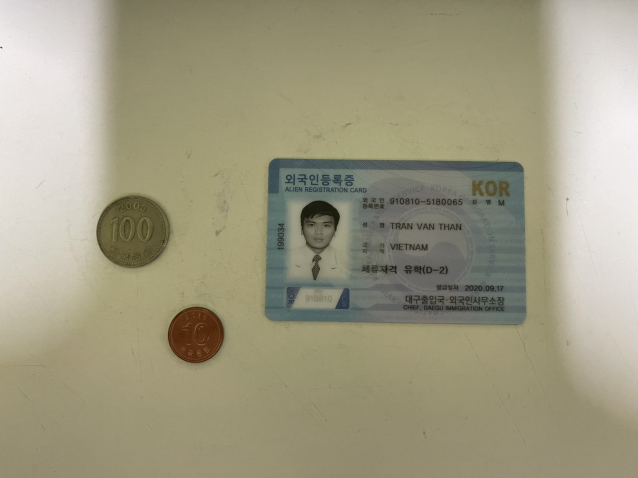
#> input picture input.jpg, 1276 x 956 px (shown at 1/2 size)
$ jupyter execute measure_size.ipynb
#> lines starting #> are read from the running program, lines starting #| are printed output that depends on the picture; after the words box and inside, x2 and y2 are one past the last pixel; in counts of white or black regions, pixels touching at a corner belong together
[cell 1]
from scipy.spatial import distance as dist
from imutils import perspective
from imutils import contours
import numpy as np
import argparse
import imutils
import cv2

ref_width = 23.5  # mm

def read_and_preproces(filename, canny_low= 50, canny_high = 100, blur_kernel=3, d_e_kernel=3):
    # Đọc file ảnh
#> called with filename = 'input.jpg', canny_low = 50, canny_high = 100, blur_kernel = 3, d_e_kernel = 3
    image = cv2.imread(filename)
#> image is the input picture: shape (956, 1276, 3); mean B, G, R 130, 154.3, 158.8
    # Chuyển thành ảnh xám
    gray = cv2.cvtColor(image, cv2.COLOR_BGR2GRAY)
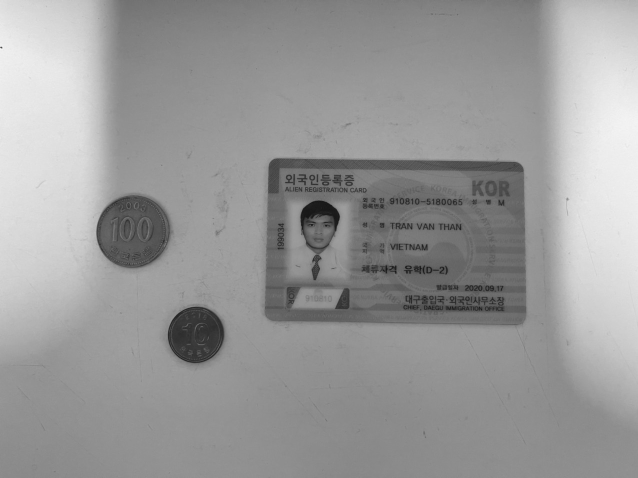
#> gray: shape (956, 1276) (shown at 1/2 size); min 15, max 249, mean 152.9
    # Làm mờ ảnh
    gray = cv2.GaussianBlur(gray, (blur_kernel, blur_kernel), 0)

    # Áp dụng Canny tìm cạnh
    edged = cv2.Canny(gray, canny_low, canny_high)
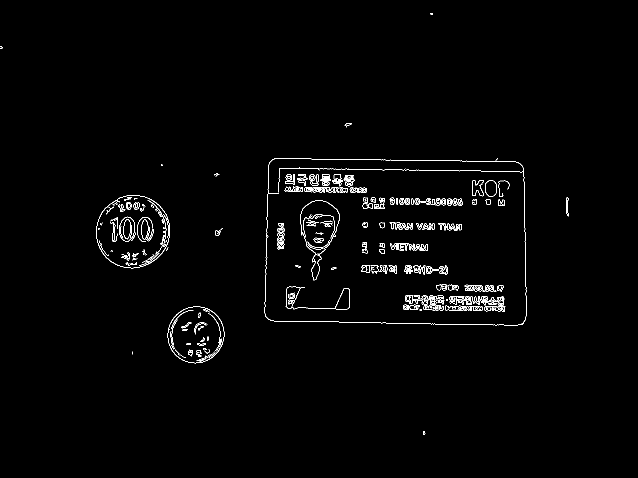
#> edged: shape (956, 1276) (shown at 1/2 size); 1.3% white in thin lines or dots, all inside (x1, y1, x2, y2) = (0, 26, 1138, 870)
    edged = cv2.dilate(edged, (d_e_kernel, d_e_kernel), iterations=1)
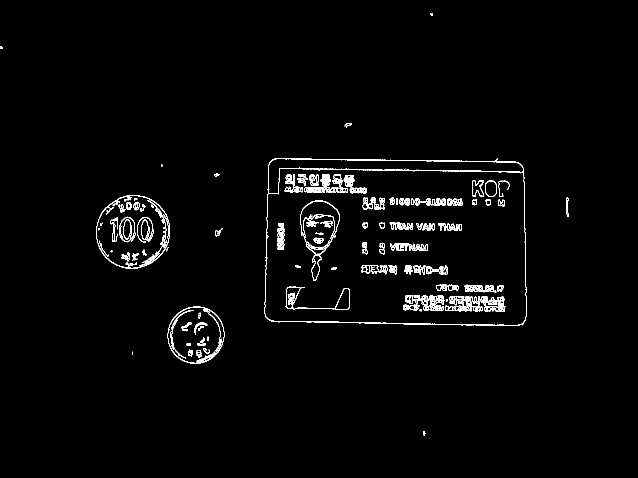
#> edged: shape (956, 1276) (shown at 1/2 size); 2% white in thin lines or dots, all inside (x1, y1, x2, y2) = (0, 26, 1138, 871)
    edged = cv2.erode(edged, (d_e_kernel, d_e_kernel), iterations=1)
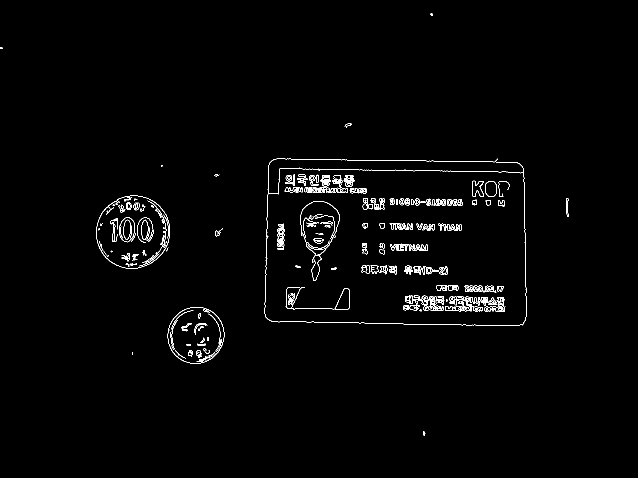
#> edged: shape (956, 1276) (shown at 1/2 size); 1.4% white in thin lines or dots, all inside (x1, y1, x2, y2) = (0, 27, 1138, 871)
    return image, edged


image, edged = read_and_preproces('input.jpg')
cv2.imshow("A", edged)
cv2.waitKey()


def midpoint(ptA, ptB):
    return ((ptA[0] + ptB[0]) / 2, (ptA[1] + ptB[1]) / 2)


def get_distance_in_pixels(orig, c):
    # Lấy minRect
    rect = cv2.minAreaRect(c)
    # Lấy tọa độ các đỉnh của MinRect
    box = cv2.boxPoints(rect)
    box = np.array(box, dtype="int")

    # Sắp xếp các điểm theo trình tự
    box = perspective.order_points(box)

    # Vẽ contour
    cv2.drawContours(orig, [box.astype("int")], 0, (0, 255, 0), 3)

    # Tinh toán 4 trung diểm của các cạnh
    (tl, tr, br, bl) = box
    (tltrX, tltrY) = midpoint(tl, tr)
    (blbrX, blbrY) = midpoint(bl, br)
    (tlblX, tlblY) = midpoint(tl, bl)
    (trbrX, trbrY) = midpoint(tr, br)

    # Tính độ dài 2 chiều
    dc_W = dist.euclidean((tltrX, tltrY), (blbrX, blbrY))
    dc_H = dist.euclidean((tlblX, tlblY), (trbrX, trbrY))

    return dc_W, dc_H, tltrX, tltrY, trbrX, trbrY


def find_object_in_pix(orig, edged, area_threshold=3000):
    # Tìm các Contour trong ảnh
#> called with area_threshold = 3000
    cnts = cv2.findContours(edged.copy(), cv2.RETR_EXTERNAL, cv2.CHAIN_APPROX_SIMPLE)
#> cnts = 13 contours, 8 with area under 20; largest, box (x1, y1, x2, y2) and area: (528, 317, 1053, 652) 168304, (192, 391, 340, 538) 16761, (335, 614, 449, 728) 9978, (1132, 396, 1138, 434) 90, (430, 457, 446, 473) 68
    cnts = imutils.grab_contours(cnts)

    # Sắp xếp các contour từ trái qua phải
    (cnts, _) = contours.sort_contours(cnts)
    P = None

    # Duyệt các contour
    for c in cnts:
        # Nếu contour quá nhỏ -> bỏ qua
        if cv2.contourArea(c) < area_threshold:
            continue

        # Tính toán 2 chiều bằng Pixel
        dc_W, dc_H, tltrX, tltrY, trbrX, trbrY = get_distance_in_pixels(orig, c)

        # Nếu là đồng xu
        if P is None:
            # Cập nhật số P
            P = ref_width / dc_H
            # Gán luôn kích thước thật bằng số đã biết
            dr_W = ref_width
            dr_H = ref_width
        else: # Nếu là các vật khác
            # Tính toán kích thước thật dựa vào kích thước pixel và số P
            dr_W = dc_W * P
            dr_H = dc_H * P

        # Ve kich thuoc len hinh
        cv2.putText(orig, "{:.1f} mm".format(dr_H), (int(tltrX - 15), int(tltrY - 10)), cv2.FONT_HERSHEY_SIMPLEX, 1,
                    (0, 0, 255), 2)
        cv2.putText(orig, "{:.1f} mm".format(dr_W), (int(trbrX + 10), int(trbrY)), cv2.FONT_HERSHEY_SIMPLEX, 1,
                    (0, 0, 255), 2)
#> this loop made 13 passes
#> (rect in get_distance_in_pixels, tl in get_distance_in_pixels, tr in get_distance_in_pixels, br in get_distance_in_pixels, bl in get_distance_in_pixels, tltrX, tltrY, blbrX in get_distance_in_pixels) on pass 2: (((265.7, 464), (149.2, 143.4), -33.69), [163, 445], [287, 362], [367, 482], [243, 565], 225, 403.5, 305)
#> (rect in get_distance_in_pixels, tl in get_distance_in_pixels, tr in get_distance_in_pixels, br in get_distance_in_pixels, bl in get_distance_in_pixels, tltrX, tltrY, blbrX in get_distance_in_pixels) on passes 6, 9: (((391.5, 670.5), (113, 113), -90), [335, 614], [448, 614], [448, 727], [335, 727], 391.5, 614, 391.5), (((790, 484), (334, 524), -90), [528, 317], [1052, 317], [1052, 651], [528, 651], 790, 317, 790)
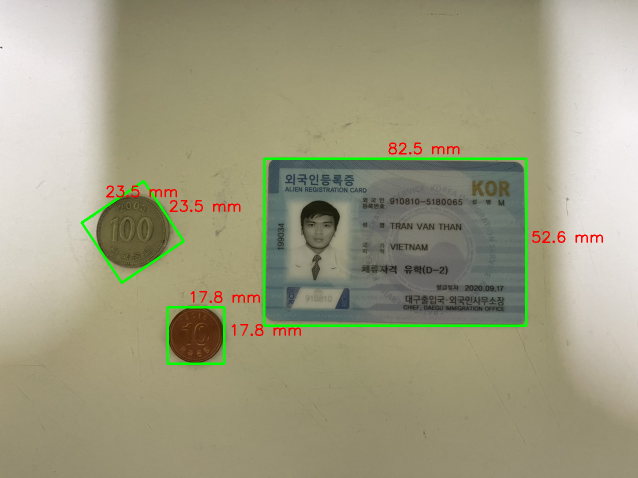
#> orig: shape (956, 1276, 3) (shown at 1/2 size); mean B, G, R 128.2, 154.8, 157.5
#> after the loop, P = 0.157

    return orig


image = find_object_in_pix(image, edged)
cv2.imshow("B", image)
cv2.waitKey()
cv2.destroyAllWindows()
